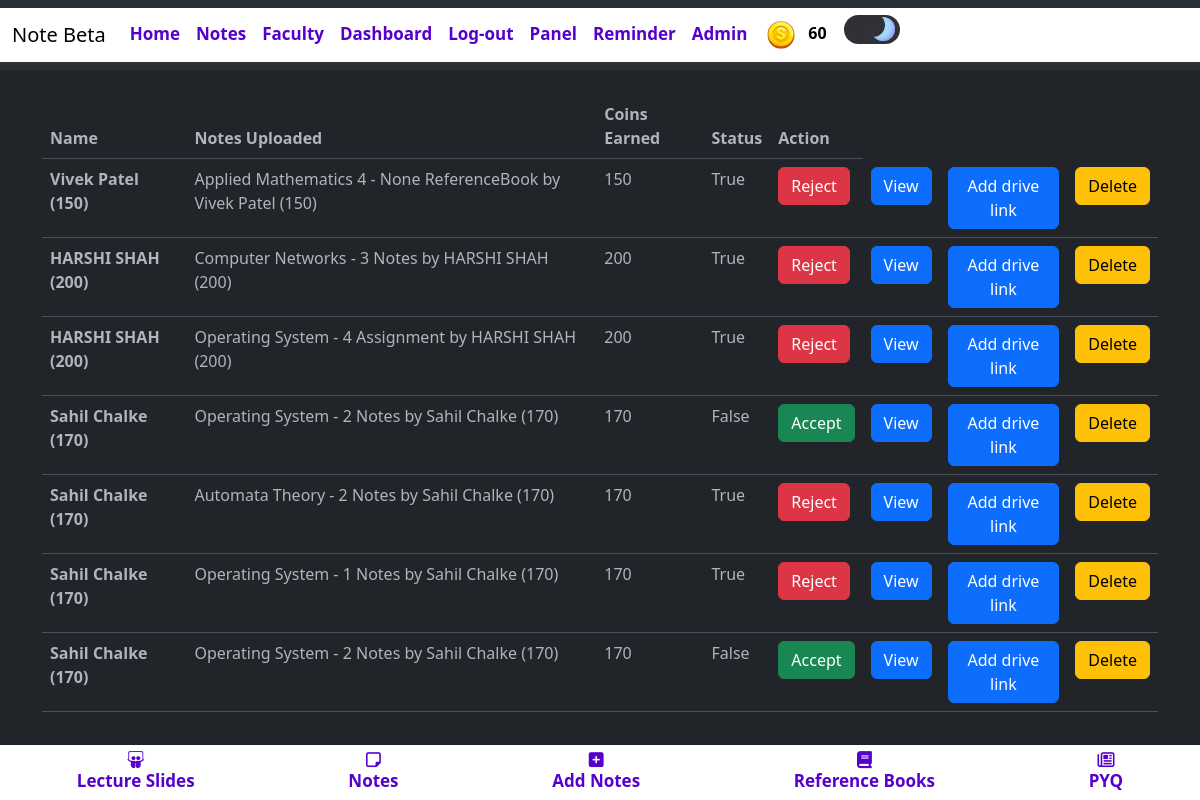
The page /adminResponse/ (signed in) on the database as committed earlier.
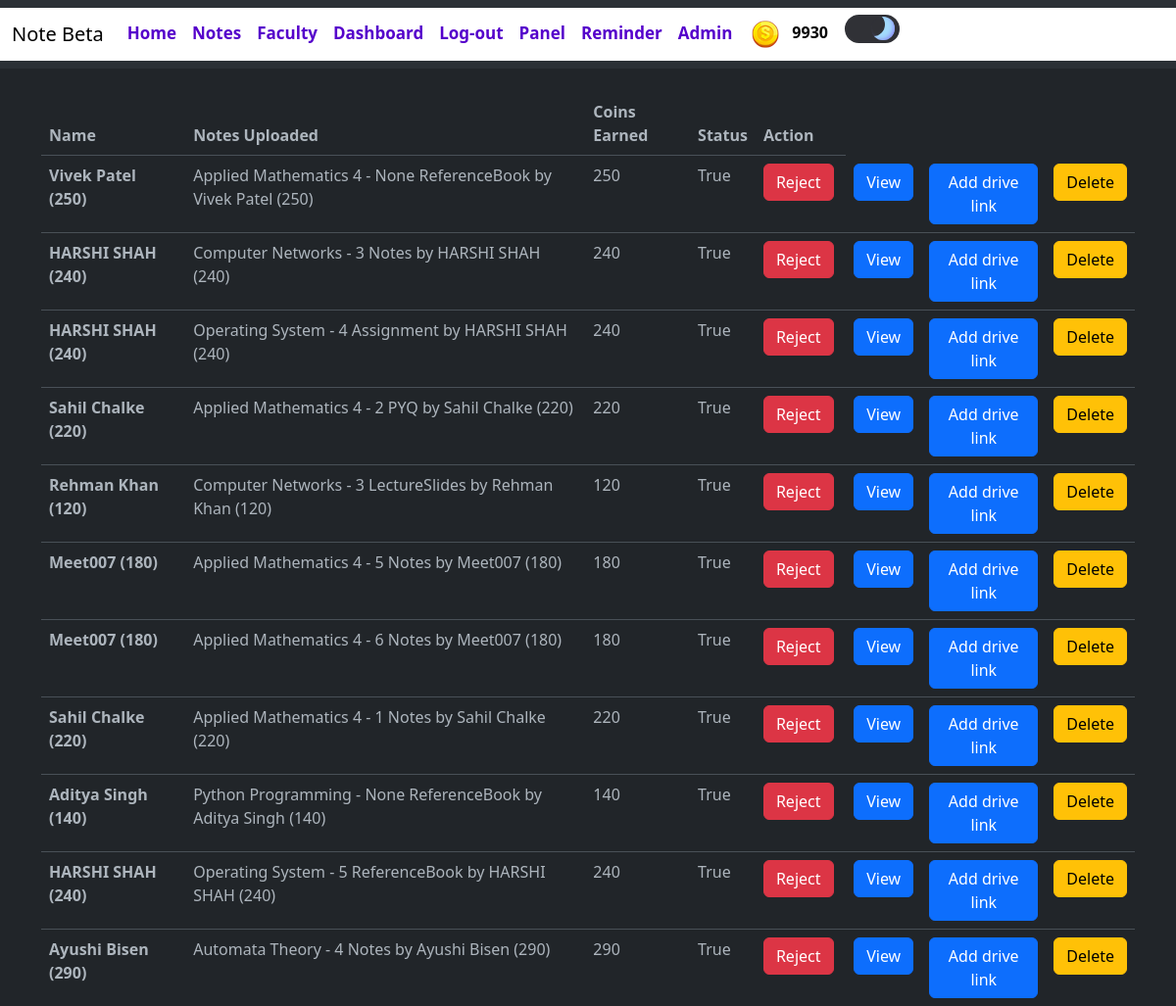
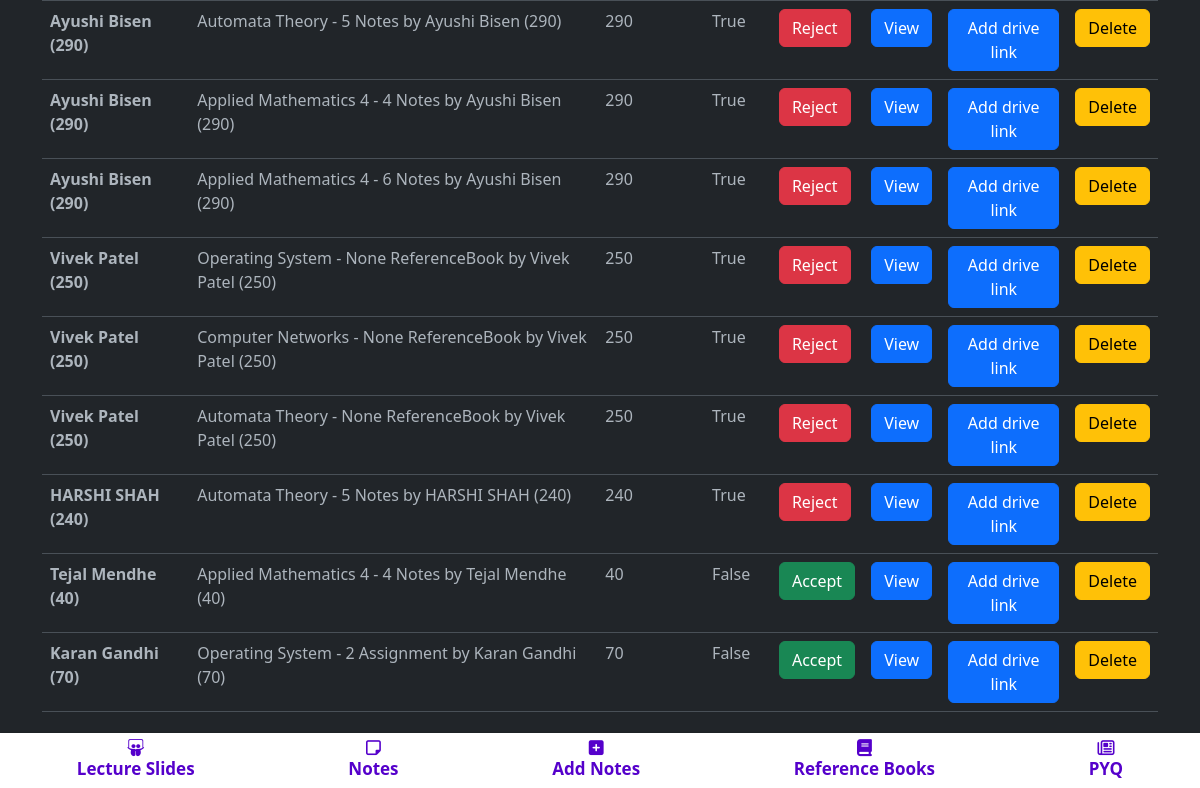
The same page on the database as committed later (2 pictures, top to bottom).
### blogapp/models.py (models this page shows, shortened)
class UserAccount(AbstractBaseUser, PermissionsMixin):
    email = models.CharField(max_length = 50,unique=True)
    name = models.CharField(max_length=200)
    is_active = models.BooleanField(default=True)
    is_mod = models.BooleanField(default=False)
    is_nUser = models.BooleanField(default=True)
    is_staff = models.BooleanField(default=False)
    coins_scored = models.IntegerField(default=100,null=True,blank=True)
    rank = models.IntegerField(default=0)
    bookmarks = models.ManyToManyField('blogapp.Notes', blank=True)
    is_emailVerified = models.BooleanField(default=False)
    objects = UserAccountManager()
    USERNAME_FIELD = 'email'
    REQUIRED_FIELDS = ['name']
    def __str__(self):
        return f"{self.name} ({self.coins_scored})"

class Notes(models.Model):
    typ = (
        ('Assignment','Assignment'),
        ('Experiment','Experiment'),
        ('Notes','Notes'),
        ('ReferenceBook','Reference Book'),
        ('LectureSlides','Lecture Slides'),
        ('PYQ','PYQ'),
    )
    mods = (
        ('1','1'),
        ('2','2'),
        ('3','3'),
        ('4','4'),
        ('5','5'),
        ('6','6'),
    )
    desc = models.TextField(max_length=500,null=True,blank=True)
    mod = models.CharField(max_length=5,choices=mods,null=True,blank=True)
    file = models.FileField(upload_to='notes/')
    author = models.ForeignKey(UserAccount,on_delete=models.CASCADE)
    status = models.BooleanField(default=False)
    likes = models.ManyToManyField(UserAccount,related_name="notes_like",default=0)
    views = models.PositiveIntegerField(default=0)
    buy=models.ManyToManyField(UserAccount,related_name="buy_notes")
    typeN = models.CharField(max_length=50,null=True,blank=True,choices=typ)
    docid = models.CharField(max_length=300,null=True,blank=True)
    sub =  models.ForeignKey(Subject,on_delete=models.CASCADE,null=True,blank=True)
    slug = AutoSlugField(populate_from = 'sub',unique=True,null=True,default=None)
    nDetail = models.CharField(max_length=100,null=True,blank=True)
    def __str__(self):
        niu = f'{self.sub.name} - {self.mod} {self.typeN} by {self.author}'
        return niu
    def acceptStatus(self):
        return f'/acceptStatus/{self.slug}/'
    def attachLink(self):
        return f'/addDriveLink/{self.slug}/'

class Subject(models.Model):
    name = models.CharField(max_length=50)
    teacher = models.CharField(max_length=50)
    teacherurl = models.CharField(max_length=300,null=True,blank=True)
    img = models.ImageField(upload_to='subImage/',null=True,blank=True)

### blogapp/decorators.py (the view)
        def wrapper_func(request, *args, **kwargs):
            group = None
            if request.user.groups.exists():
                group = request.user.groups.all()[0].name
            if group in allowed_roles:
                return view_func(request, *args, **kwargs)
            else:
                return render(request,'authentication/404.html')

### blogapp/views.py (called while the page is built)
@allowed_users(allowed_roles=['admin'])
def adminResponse(request):
    notes = Notes.objects.all()
    context = {
        'notes' : notes,
    }
    return render(request,'main/adminTem/adminCrud.html',context)

### templates/main/adminTem/adminCrud.html (shortened to what this page needs)
{% extends 'index.html' %}
{% block content %}
<div class="container mt-4 table-responsive" >
    <table class="table">
        <thead>
          <tr>
            <th scope="col">Name</th>
            <th scope="col">Notes Uploaded</th>
            <th scope="col">Coins Earned</th>
            <th scope="col">Status</th>
            <th scope="col">Action</th>
          </tr>
        </thead>
        <tbody>
            {% for x in notes %}
                <tr>
                    <th scope="row">{{x.author}}</th>
                    <td>{{x}}</td>
                    <td>{{x.author.coins_scored}}</td>
                    <td>{{x.status}}</td>
                    {% if not x.status %}
                        <td><a href="{{x.acceptStatus}}"><button class="btn btn-success">Accept</button></a></td>
                    {% else %}
                        <td><a href="{{x.acceptStatus}}"><button class="btn btn-danger">Reject</button></a></td>
                    {% endif %}
                    <td><a href="{{x.file.url}}"><button class="btn btn-primary">View</button></a></td>
                    <td><button type="button" class="btn btn-primary" data-bs-toggle="modal" data-bs-target="#exampleModal{{forloop.counter}}">
                        Add drive link
                      </button>
                      </td>
                    <td><button type="button" class="btn btn-warning" data-bs-toggle="modal" data-bs-target="#exampleModal2{{forloop.counter}}">
                        Delete
                      </button></td>
                </tr>
            {% endfor %}
        </tbody>
      </table>
</div>
{% endblock %}

### templates/components/header.html (shortened to what this page needs)
{% load static %}
<nav class="navbar navbar-expand-lg bg-body-tertiary" >
    <div class="container-fluid" style="background-color: white;">
      <a class="navbar-brand mb-0 h1" href="{% url 'notes'%}" style="color: black;">Note Beta</a>
      <div class="collapse navbar-collapse" id="navbarTogglerDemo03">
        <ul class="navbar-nav me-auto mb-2 mb-lg-0" >
          {% if user.is_authenticated %}
          <li class="nav-item">
            <a class="nav-link abc" href="{% url 'home' %}" >Home</a>
          </li>
          <li class="nav-item" >
            <a class="nav-link abc" href="{% url 'notes' %}" >Notes</a>
          </li>
          <li class="nav-item" >
            <a class="nav-link abc" href="{% url 'teacher' %}" >Faculty</a>
          </li>
          <li class="nav-item" >
            <a class="nav-link abc" href="{% url 'dashboard' %}" >Dashboard</a>
          </li>
          <li class="nav-item">
            <a class="nav-link abc" href="{% url 'logout' %}" >Log-out</a>
          </li>
          {% endif %}
          {% if user.is_superuser %}
          <li class="nav-item">
            <a class="nav-link abc" href="{% url 'adminResponse' %}" >Panel</a>
          </li>
          <li class="nav-item">
            <a class="nav-link abc" href="{% url 'add_reminder' %}" >Reminder</a>
          </li>
            <li class="nav-item">
            <a class="nav-link abc" href="{% url 'admin:index' %}" >Admin</a>
          </li>
          {% endif %}
          {% if user.is_authenticated %}
          <table class="coins">
          <th>
          <img src="{% static 'images/coin.png' %}" alt="">
          </th>
          <th>
          <p class="cna" id="cna" style="color: black;">{{ user.coins_scored }}</p>
          </th>
          </table>
    {% endif %}
            <label class="switch">
              <span class="slider"></span>
            </label>
      </div>
    </div>
  </nav>

Rows that differ between the two databases and show on the page:
removed Notes: author "Sahil Chalke (170)", sub+mod+typeN "Operating System - 2 Notes by Sahil Chalke (170)", author.coins_scored "170", status "False"
removed Notes: author "Sahil Chalke (170)", sub+mod+typeN "Automata Theory - 2 Notes by Sahil Chalke (170)", author.coins_scored "170", status "True"
removed Notes: author "Sahil Chalke (170)", sub+mod+typeN "Operating System - 1 Notes by Sahil Chalke (170)", author.coins_scored "170", status "True"
removed Notes: author "Sahil Chalke (170)", sub+mod+typeN "Operating System - 2 Notes by Sahil Chalke (170)", author.coins_scored "170", status "False"
changed UserAccount: coins_scored "60" → "9930"
changed through a linked row, Notes: author "Vivek Patel (150)" → "Vivek Patel (250)"; sub+mod+typeN "Applied Mathematics 4 - None ReferenceBook by Vivek Patel (150)" → "Applied Mathematics 4 - None ReferenceBook by Vivek Patel (250)"; author.coins_scored "150" → "250"
changed through a linked row, Notes: author "HARSHI SHAH (200)" → "HARSHI SHAH (240)"; sub+mod+typeN "Computer Networks - 3 Notes by HARSHI SHAH (200)" → "Computer Networks - 3 Notes by HARSHI SHAH (240)"; author.coins_scored "200" → "240"
changed through a linked row, Notes: author "HARSHI SHAH (200)" → "HARSHI SHAH (240)"; sub+mod+typeN "Operating System - 4 Assignment by HARSHI SHAH (200)" → "Operating System - 4 Assignment by HARSHI SHAH (240)"; author.coins_scored "200" → "240"
added Notes: author "Sahil Chalke (220)", sub+mod+typeN "Applied Mathematics 4 - 2 PYQ by Sahil Chalke (220)", author.coins_scored "220", status "True"
added Notes: author "Rehman Khan (120)", sub+mod+typeN "Computer Networks - 3 LectureSlides by Rehman Khan (120)", author.coins_scored "120", status "True"
added Notes: author "Meet007 (180)", sub+mod+typeN "Applied Mathematics 4 - 5 Notes by Meet007 (180)", author.coins_scored "180", status "True"
added Notes: author "Meet007 (180)", sub+mod+typeN "Applied Mathematics 4 - 6 Notes by Meet007 (180)", author.coins_scored "180", status "True"
added Notes: author "Sahil Chalke (220)", sub+mod+typeN "Applied Mathematics 4 - 1 Notes by Sahil Chalke (220)", author.coins_scored "220", status "True"
added Notes: author "Aditya Singh (140)", sub+mod+typeN "Python Programming - None ReferenceBook by Aditya Singh (140)", author.coins_scored "140", status "True"
added Notes: author "HARSHI SHAH (240)", sub+mod+typeN "Operating System - 5 ReferenceBook by HARSHI SHAH (240)", author.coins_scored "240", status "True"
added Notes: author "Ayushi Bisen (290)", sub+mod+typeN "Automata Theory - 4 Notes by Ayushi Bisen (290)", author.coins_scored "290", status "True"
added Notes: author "Ayushi Bisen (290)", sub+mod+typeN "Automata Theory - 5 Notes by Ayushi Bisen (290)", author.coins_scored "290", status "True"
added Notes: author "Ayushi Bisen (290)", sub+mod+typeN "Applied Mathematics 4 - 4 Notes by Ayushi Bisen (290)", author.coins_scored "290", status "True"
added Notes: author "Ayushi Bisen (290)", sub+mod+typeN "Applied Mathematics 4 - 6 Notes by Ayushi Bisen (290)", author.coins_scored "290", status "True"
added Notes: author "Vivek Patel (250)", sub+mod+typeN "Operating System - None ReferenceBook by Vivek Patel (250)", author.coins_scored "250", status "True"
added Notes: author "Vivek Patel (250)", sub+mod+typeN "Computer Networks - None ReferenceBook by Vivek Patel (250)", author.coins_scored "250", status "True"
added Notes: author "Vivek Patel (250)", sub+mod+typeN "Automata Theory - None ReferenceBook by Vivek Patel (250)", author.coins_scored "250", status "True"
added Notes: author "HARSHI SHAH (240)", sub+mod+typeN "Automata Theory - 5 Notes by HARSHI SHAH (240)", author.coins_scored "240", status "True"
added Notes: author "Tejal Mendhe (40)", sub+mod+typeN "Applied Mathematics 4 - 4 Notes by Tejal Mendhe (40)", author.coins_scored "40", status "False"
added Notes: author "Karan Gandhi (70)", sub+mod+typeN "Operating System - 2 Assignment by Karan Gandhi (70)", author.coins_scored "70", status "False"
